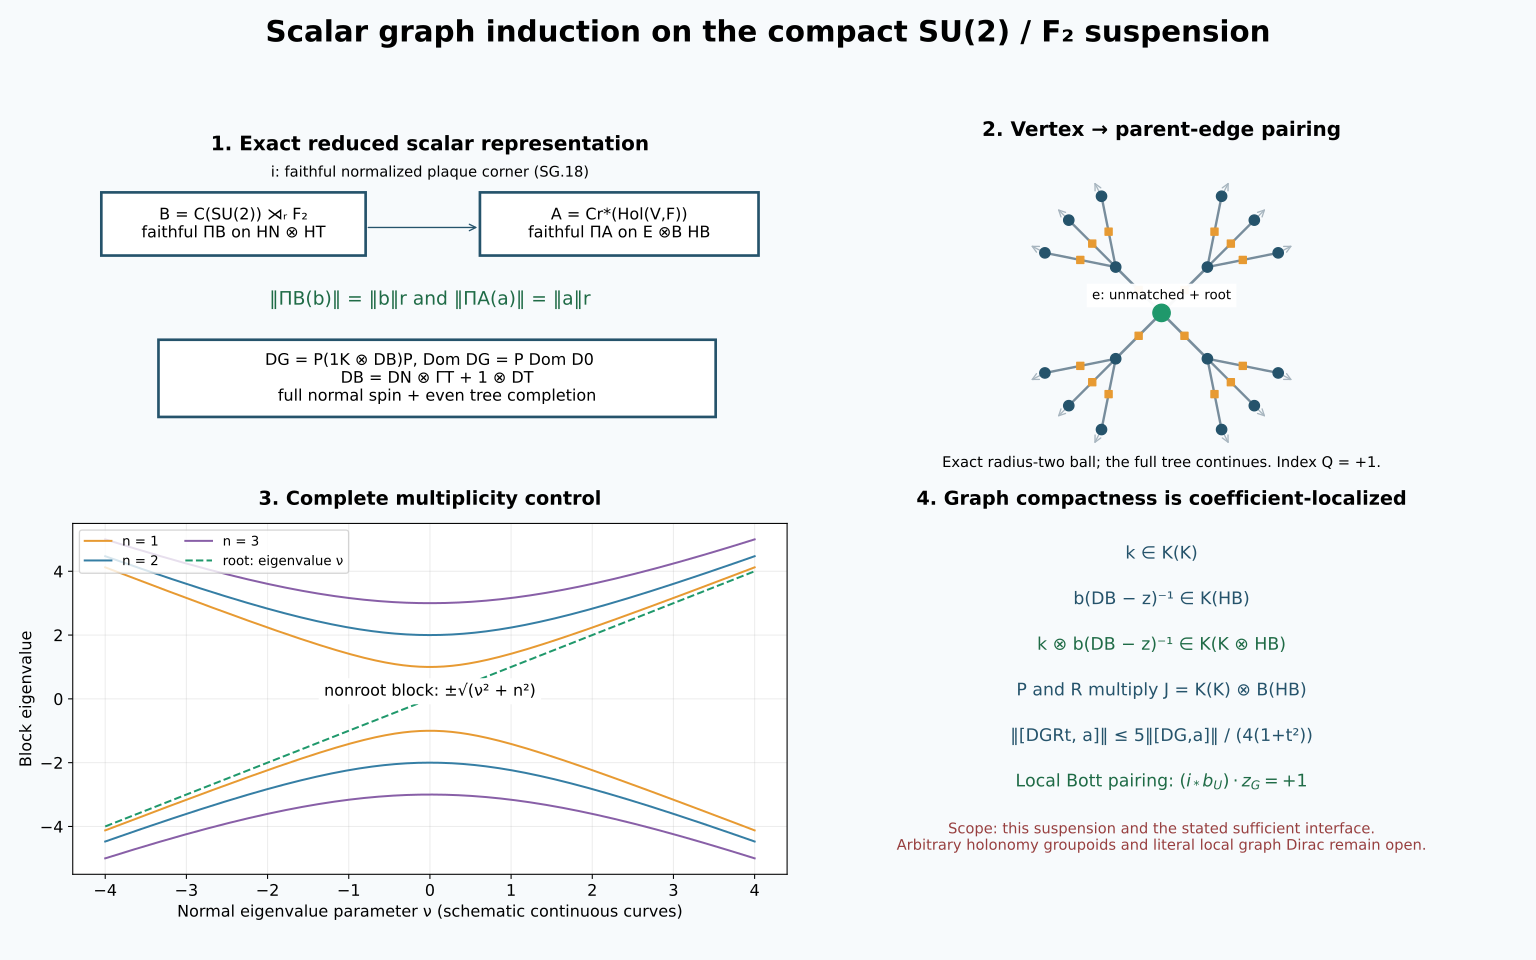

The Python source for this figure:
from pathlib import Path
import math
import numpy as np
import matplotlib
matplotlib.use('Agg')
import matplotlib.pyplot as plt
OUT=Path(__file__).resolve().parent
plt.rcParams.update({'font.family':'DejaVu Sans','font.size':12,'svg.fonttype':'none'})
fig,axs=plt.subplots(2,2,figsize=(16,10),gridspec_kw={'height_ratios':[1,1]})
fig.patch.set_facecolor('#f7fafc')
fig.suptitle('Scalar graph induction on the compact SU(2) / F₂ suspension',fontsize=22,fontweight='bold',y=.98)
ax=axs[0,0];ax.set_axis_off();ax.set_xlim(0,1);ax.set_ylim(0,1)
boxes=[(.04,.62,.37,.18,'B = C(SU(2)) ⋊ᵣ F₂\nfaithful ΠB on HN ⊗ HT'),(.57,.62,.39,.18,'A = Cr*(Hol(V,F))\nfaithful ΠA on E ⊗B HB'),(.12,.16,.78,.22,'DG = P(1K ⊗ DB)P,    Dom DG = P Dom D0\nDB = DN ⊗ ΓT + 1 ⊗ DT\nfull normal spin + even tree completion')]
for x,y,w,h,label in boxes:
    ax.add_patch(plt.Rectangle((x,y),w,h,fc='white',ec='#25536b',lw=2))
    ax.text(x+w/2,y+h/2,label,ha='center',va='center',fontsize=12)
ax.annotate('',xy=(.57,.70),xytext=(.41,.70),arrowprops={'arrowstyle':'->','color':'#25536b'})
ax.text(.50,.845,'i: faithful normalized plaque corner (SG.18)',ha='center',fontsize=11)
ax.text(.50,.92,'1. Exact reduced scalar representation',ha='center',fontweight='bold',fontsize=15)
ax.text(.50,.48,'‖ΠB(b)‖ = ‖b‖r       and       ‖ΠA(a)‖ = ‖a‖r',ha='center',color='#1f6b46',fontsize=14)

ax=axs[0,1];ax.set_aspect('equal');ax.set_axis_off();ax.set_xlim(-2.1,2.1);ax.set_ylim(-2.1,2.5)
root=(0,0);positions=[root]
for j in range(4):
    angle=math.pi/4+j*math.pi/2
    p=(.85*math.cos(angle),.85*math.sin(angle));positions.append(p)
    ax.plot([0,p[0]],[0,p[1]],color='#788d9c',lw=2)
    # A rooted Cayley ball has precisely three children at every nonroot vertex.
    for delta in (-.31,0,.31):
        ca=angle+delta;c=(1.72*math.cos(ca),1.72*math.sin(ca));positions.append(c)
        ax.plot([p[0],c[0]],[p[1],c[1]],color='#788d9c',lw=1.8)
        middle=((p[0]+c[0])/2,(p[1]+c[1])/2)
        ax.scatter(*middle,marker='s',s=28,color='#e79a32',zorder=3)
        ax.annotate('',xy=(c[0]*1.14,c[1]*1.14),xytext=c,arrowprops={'arrowstyle':'->','color':'#a7b5bf'})
    ax.scatter(p[0]/2,p[1]/2,marker='s',s=28,color='#e79a32',zorder=3)
ax.scatter([p[0] for p in positions],[p[1] for p in positions],s=60,color='#25536b',zorder=4)
ax.scatter(0,0,s=170,color='#1f986b',zorder=5)
ax.text(0,.18,'e: unmatched + root',ha='center',fontsize=10,bbox={'facecolor':'white','edgecolor':'none','alpha':.95})
ax.text(0,2.32,'2. Vertex → parent-edge pairing',ha='center',fontweight='bold',fontsize=15)
ax.text(0,-2.02,'Exact radius-two ball; the full tree continues.  Index Q = +1.',ha='center',fontsize=11)

ax=axs[1,0];x=np.linspace(-4,4,400)
for length,color in [(1,'#e79a32'),(2,'#357ea4'),(3,'#885fa7')]:
    y=np.sqrt(x*x+length*length)
    ax.plot(x,y,color=color,label=f'n = {length}');ax.plot(x,-y,color=color)
ax.plot(x,x,'--',color='#1f986b',label='root: eigenvalue ν')
ax.set_title('3. Complete multiplicity control',fontweight='bold',pad=14)
ax.set_xlabel('Normal eigenvalue parameter ν (schematic continuous curves)')
ax.set_ylabel('Block eigenvalue')
ax.text(0,.1,'nonroot block: ±√(ν² + n²)',ha='center',fontsize=12,bbox={'fc':'white','ec':'none'})
ax.grid(alpha=.22);ax.legend(loc='upper left',fontsize=10,ncol=2)
ax=axs[1,1];ax.set_axis_off();ax.set_xlim(0,1);ax.set_ylim(0,1)
ax.set_title('4. Graph compactness is coefficient-localized',fontweight='bold',pad=14)
lines=[('k ∈ K(K)', '#25536b'),('b(DB − z)⁻¹ ∈ K(HB)', '#25536b'),('k ⊗ b(DB − z)⁻¹ ∈ K(K ⊗ HB)', '#1f6b46'),('P and R multiply J = K(K) ⊗ B(HB)', '#25536b'),('‖[DGRt, a]‖ ≤ 5‖[DG,a]‖ / (4(1+t²))', '#25536b'),(r'Local Bott pairing: $(i_* b_U)\cdot z_G = +1$', '#1f6b46')]
for j,(label,color) in enumerate(lines):ax.text(.50,.90-j*.13,label,ha='center',color=color,fontsize=13)
ax.text(.50,.07,'Scope: this suspension and the stated sufficient interface.\nArbitrary holonomy groupoids and literal local graph Dirac remain open.',ha='center',fontsize=11,color='#973f3f')
fig.tight_layout(rect=[0,.02,1,.94]);fig.savefig(OUT/'scalar-graph-induction.png',dpi=160);fig.savefig(OUT/'scalar-graph-induction.svg')
print('Rendered original mathematical PNG and SVG.')
